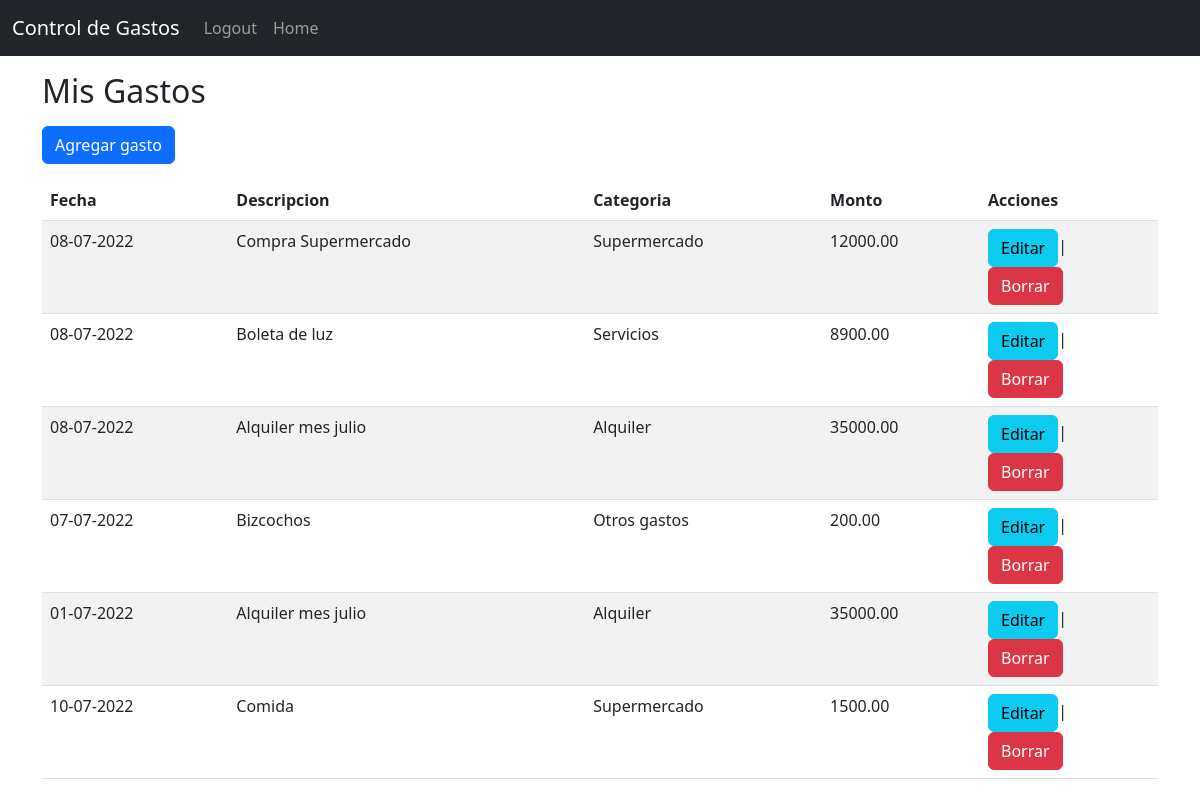
Page / (signed in) on the earlier database version.
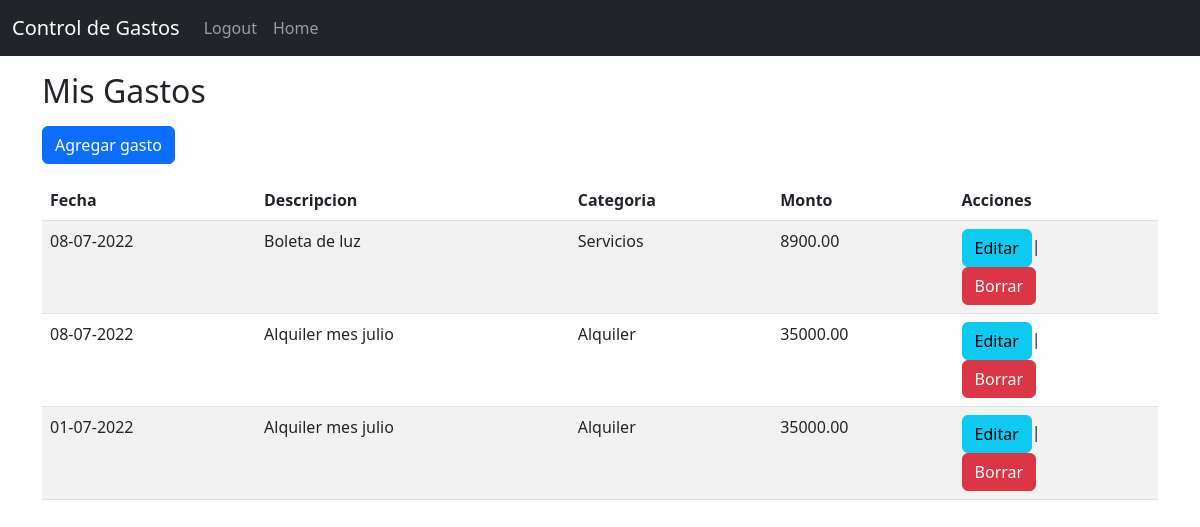
Same page on the later database version.
### website/models.py (models this page shows)
class Spent(db.Model):
    id = db.Column(db.Integer, primary_key=True)
    date = db.Column(db.DateTime(timezone=True), default=func.now())
    description = db.Column(db.String(10000))
    amount = db.Column(db.Numeric(precision=2, scale=None,
                       decimal_return_scale=None, asdecimal=True))
    user_id = db.Column(db.Integer, db.ForeignKey('user.id'), nullable=False)
    category_id = db.Column(db.Integer, db.ForeignKey(
        'category.id'), nullable=False)
    category = db.relationship('Category',
                               backref=db.backref('spents', lazy=True))

class Category(db.Model):
    id = db.Column(db.Integer, primary_key=True)
    description = db.Column(db.String(100))
    def __repr__(self):
        return self.description

### website/views.py (the view)
@views.route('/')
@login_required
def home():
    return render_template('home.html', user=current_user)

### website/__init__.py (called while the page is built)
def create_app():
    app = Flask(__name__)
    app.config['SECRET_KEY'] = getenv("SECRET_KEY")
    app.config['SQLALCHEMY_DATABASE_URI'] = f'sqlite:///{DB_NAME}'
    db.init_app(app)
    csrf.init_app(app)
    from .views import views
    from .auth import auth
    app.register_blueprint(views, url_prefix='/')
    app.register_blueprint(auth, url_prefix='/')
    from .models import User, Spent, Category
    login_manager = LoginManager()
    login_manager.login_view = 'auth.login'
    login_manager.init_app(app)
    @login_manager.user_loader
    def load_user(id):
        return User.query.get(int(id))
    create_database(app)
    return app

### website/templates/home.html (shortened to what this page needs)
{% extends "base.html" %}
{% block content %}
<h2 class="mb-3 mt-3">Mis Gastos</h2>
<a href="{{url_for('views.new')}}" class="btn btn-primary mb-3"
  >Agregar gasto</a
>
<table class="table table-striped">
  <thead>
    <tr>
      <th>Fecha</th>
      <th>Descripcion</th>
      <th>Categoria</th>
      <th>Monto</th>
      <th>Acciones</th>
    </tr>
  </thead>
  <tbody>
    {% for spent in current_user.spents %}
    <tr>
      <td>{{ spent.date.strftime("%d-%m-%Y") }}</td>
      <td>{{ spent.description }}</td>
      <td>{{ spent.category }}</td>
      <td>{{ '%.2f'|format(spent.amount) }}</td>
      <td>
        <a href="/edit/{{spent.id}}" class="btn btn-info">Editar</a>|
        <form action="{{url_for('views.delete', id=spent.id)}}" method="POST">
          <input
            type="submit"
            value="Borrar"
            onclick="return confirm('¿Seguro desea borrar esta entrada?')"
            class="btn btn-danger"
          />
        </form>
      </td>
    </tr>
    {% endfor %}
  </tbody>
</table>
{% endblock %}

### website/templates/base.html (shortened to what this page needs)
<!DOCTYPE html>
<html lang="en">
  <head>
    <link
      href="https://cdn.jsdelivr.net/npm/bootstrap@5.2.0-beta1/dist/css/bootstrap.min.css"
      rel="stylesheet"
    />
  </head>
  <body>
    <nav class="navbar navbar-expand-lg navbar-dark bg-dark">
      <div class="container-fluid">
        <a class="navbar-brand" href="/">Control de Gastos</a>
        <div class="collapse navbar-collapse" id="navbarSupportedContent">
          <ul class="navbar-nav me-auto mb-2 mb-lg-0">
            {% if not user.is_authenticated %}
            <li class="nav-item">
              <a class="nav-link" aria-current="page" id="login" href="/login"
                >Login</a
              >
            </li>
            <li class="nav-item">
              <a class="nav-link" id="signUp" href="/sign-up">Sign Up</a>
            </li>
            {% else %}
            <li class="nav-item">
              <a class="nav-link" id="logout" href="/logout">Logout</a>
            </li>
            <li class="nav-item">
              <a class="nav-link" id="home" href="/">Home</a>
            </li>
            {% endif %}
          </ul>
        </div>
      </div>
    </nav>
    <div class="container">{% block content %} {% endblock %}</div>
  </body>
</html>

Differences in the rows shown:
removed Spent: date "08-07-2022", description "Compra Supermercado", category "Supermercado", amount "12000.00"
removed Spent: date "07-07-2022", description "Bizcochos", category "Otros gastos", amount "200.00"
removed Spent: date "10-07-2022", description "Comida", category "Supermercado", amount "1500.00"
